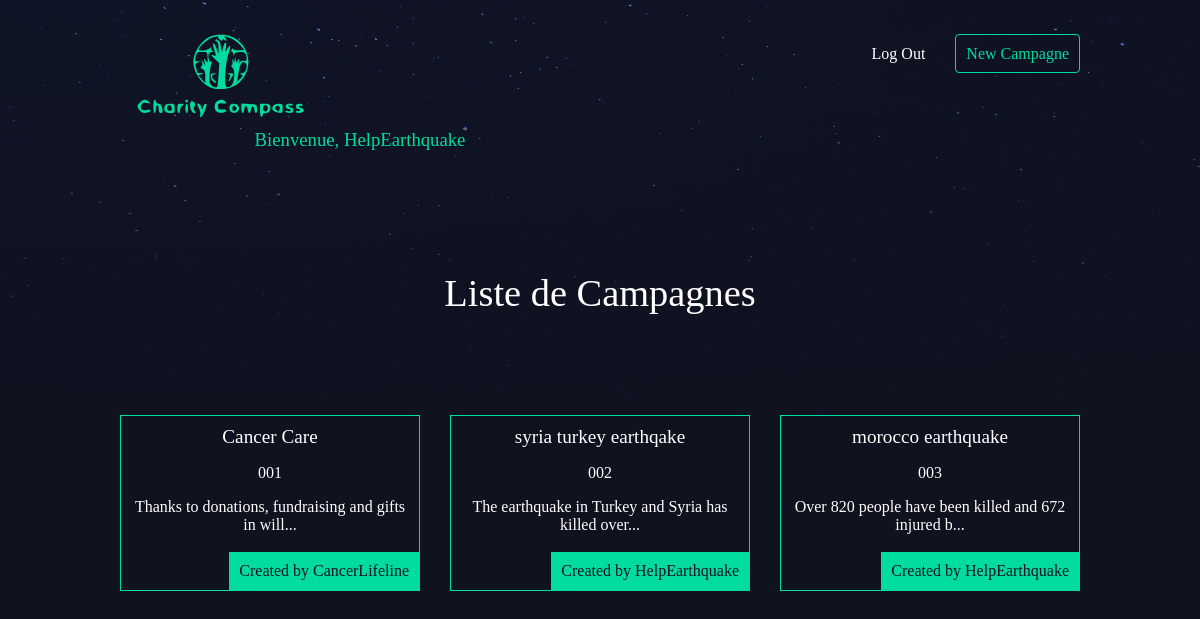
/ (signed in), run on the app's committed database.
### campagne/models.py (models this page shows, shortened)
class Campagne(models.Model):
    charity_number = models.CharField(max_length=50)
    slug = models.SlugField()
    nom = models.CharField(max_length=100)
    histoire = models.TextField()
    montant = models.DecimalField(max_digits=6, decimal_places=2, default=0.0)
    supporteurs = models.IntegerField(max_length=100, null = True)
    thumbnail = models.ImageField(default='default.png', blank=True)
    fundraiser = models.ForeignKey(User, on_delete=models.CASCADE, default=None)
    def snippet(self):
        return self.histoire[:50] + '...'

### campagne/views.py (the view)
# urls.py: re_path(r'^$', campagne_views.campagne_list,name='home'),
def campagne_list(request):
    campagnes = Campagne.objects.all()
    return render(request, 'campagne/campagne_list.html' , {'campagne' : campagnes})

### campagne/templates/campagne/campagne_list.html
{% extends 'base.html' %}
{% block content %}
    <h1>Liste de Campagnes</h1>
    <div class="campagnes">
        {% for campagne in campagne %}
            <div class="campagne">
                <h2><a href="{% url 'campagne:detail' slug=campagne.slug %}">{{ campagne.nom }}</a></h2>
                <p>{{ campagne.charity_number }}</p>
                <p>{{ campagne.snippet }}</p>
                <p class="fundraiser">Created by {{ campagne.fundraiser.username }}</p>
            </div>
        {% endfor %}
    </div>
{% endblock %}

### templates/base.html (shortened to what this page needs)
{% load static %}
<!DOCTYPE html>
<html>
    <head>
        <link rel="stylesheet" href="{% static 'styles.css' %}">
    </head>
    <body>
        <header class="wrapper">
            <h1><a href="{% url 'home' %}"><img src="{% static 'logo.svg' %}" alt="Charity compass" /></a></h1>
            <nav>
                <ul>
                    {% if user.is_authenticated %}
                    <li>
                        <form class="logout-link" action="{% url 'accounts:logout' %}" method="post">
                            <button class="btn" type="submit">Log Out</button>
                        </form>
                    </li>
                    <li><a href="{% url 'campagne:create' %}" class="highlight">New Campagne</a></li>
                    {% else %}
                        <li><a class="btn" href="{% url 'accounts:login' %}">Login</a></li>
                        <li><a class="btn" href="{% url 'accounts:signup' %}">Signup</a></li>
                    {% endif %}
                </ul>
            </nav>
            {% if user.is_authenticated %}
                <h3 style="text-align: center; color: #00dba0;">Bienvenue, {{user.username}}</h3>
            {% endif %}
        </header>
        <div class="wrapper">
            {% block content %}
            {% endblock %}
        </div>
    </body>
</html>

### assets/styles.css (style rules this page uses)
body { background-color: #0f121f; background-image: url(stars.png); background-repeat: repeat-x; color: #fff; }
body * { font-family: Ubuntu; }
h1, h2, h3, h4, h5 { font-weight: normal; margin: 0; }
a, a:hover, a:visited { color: #fff; text-decoration: none; }
.wrapper { max-width: 960px; margin: 0 auto; }
div.wrapper > h1 { text-align: center; margin: 100px auto; font-size: 2.4em }
header { display: grid; grid-template-columns: 1fr 1fr; padding: 20px 0; }
nav { justify-self: end; }
nav li { display: inline-block; list-style-type: none; margin-left: 20px; }
button { background: none; color: #fff; cursor: pointer; border: 0; font-size: 16px; }
nav button { background: none; color: #fff; cursor: pointer; border: 0; font-size: 16px; }
.campagnes { display: grid; grid-template-columns: 1fr 1fr 1fr; grid-gap: 30px; }
.campagne { padding: 10px; border: 1px solid #00dba0; position: relative; padding-bottom: 40px; text-align: center; }
.campagne h2 { font-size: 1.2em; }
.campagne .donate, .campagne .fundraiser { padding: 10px; background: #00dba0; position: absolute; right: 0; bottom: 0; margin-bottom: 0; color: #0f121f; }
a.highlight { border: 1px solid #00dba0; padding: 10px; border-radius: 4px; color: #00dba0; }

### data on the page
Campagne: nom "Cancer Care", charity_number "001", snippet "Thanks to donations, fundraising and gifts in will...", fundraiser.username "CancerLifeline"
Campagne: nom "syria turkey earthqake", charity_number "002", snippet "The earthquake in Turkey and Syria has killed over...", fundraiser.username "HelpEarthquake"
Campagne: nom "morocco earthquake", charity_number "003", snippet "Over 820 people have been killed and 672 injured b...", fundraiser.username "HelpEarthquake"

### other printed values
{{ user.username }} "HelpEarthquake"
